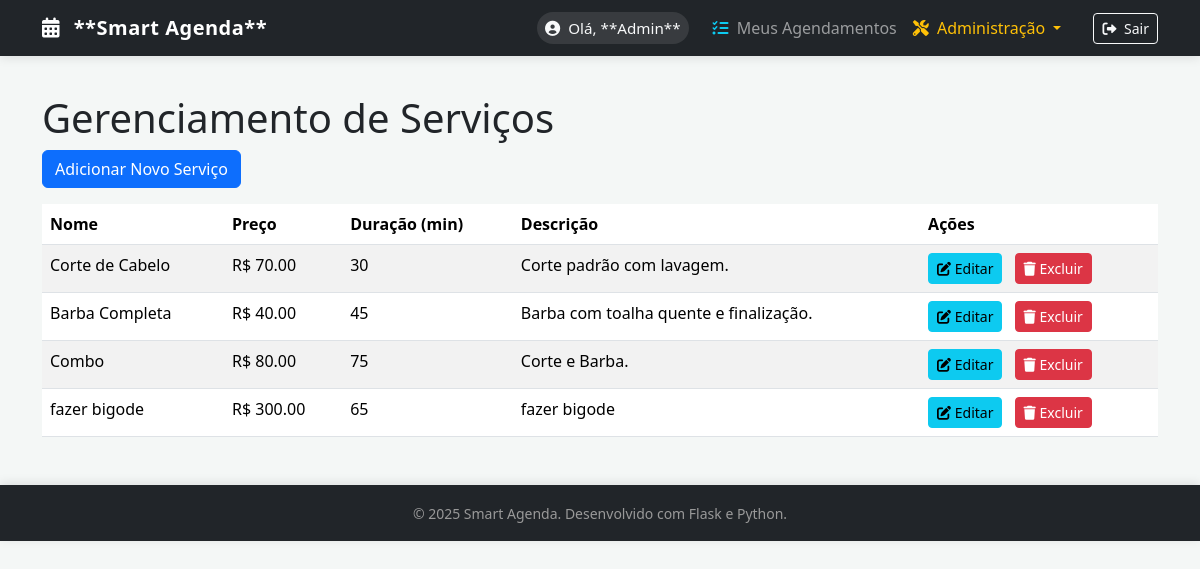
The page /services/list (signed in) on the database as committed earlier.
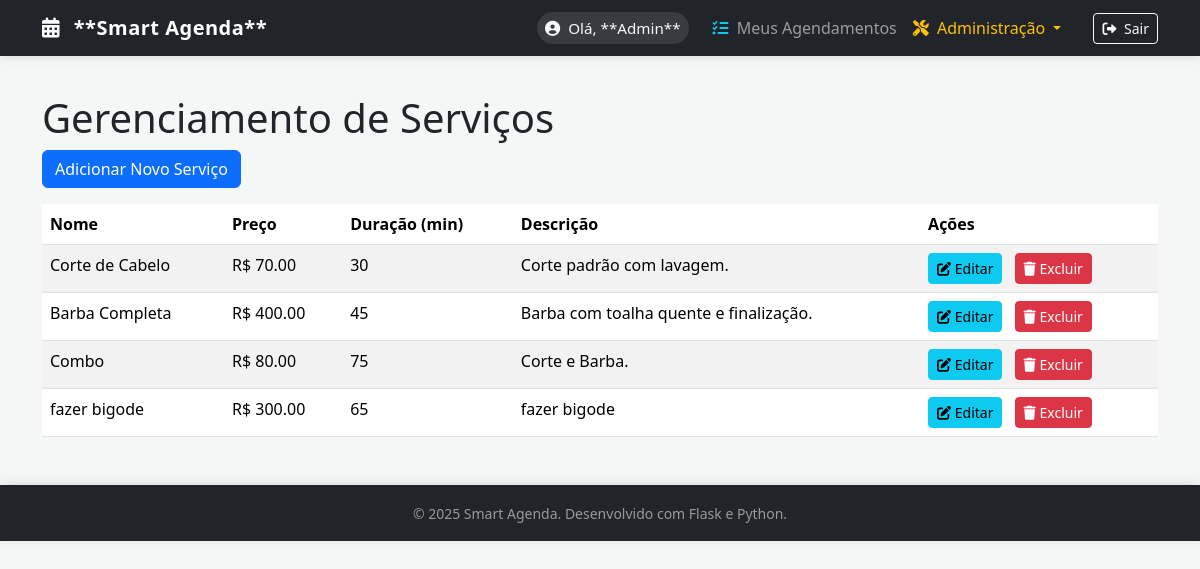
The same page on the database as committed later.
### app/models.py (models this page shows, shortened)
class Service(db.Model):
    id = db.Column(db.Integer, primary_key=True)
    nome = db.Column(db.String(100), nullable=False)
    descricao = db.Column(db.String(255))
    preco = db.Column(db.Float, nullable=False)
    duracao_minutos = db.Column(db.Integer, nullable=False)

### app/services/routes.py (the view)
@bp.route('/list')
@login_required
@admin_required
def list_services():
    services = Service.query.all()
    return render_template('services/list.html', title='Gerenciar Serviços', services=services)

### app/templates/services/list.html
{% extends "base.html" %}
{% block content %}
<h1 class="mt-4">Gerenciamento de Serviços</h1>
<p><a href="{{ url_for('services.create_service') }}" class="btn btn-primary">Adicionar Novo Serviço</a></p>
<table class="table table-striped">
    <thead>
        <tr>
            <th>Nome</th>
            <th>Preço</th>
            <th>Duração (min)</th>
            <th>Descrição</th>
            <th>Ações</th>
        </tr>
    </thead>
    <tbody>
        {% for service in services %}
        <tr>
            <td>{{ service.nome }}</td>
            <td>R$ {{ "%.2f"|format(service.preco) }}</td>
            <td>{{ service.duracao_minutos }}</td>
            <td>{{ service.descricao or 'N/A' }}</td>
            <td>
                <a href="{{ url_for('services.edit_service', service_id=service.id) }}" class="btn btn-sm btn-info me-2">
                    <i class="fas fa-edit"></i> Editar
                </a>
                <form method="POST" action="{{ url_for('services.delete_service', service_id=service.id) }}" style="display:inline;">
                    <button type="submit" class="btn btn-sm btn-danger"
                            onclick="return confirm('ATENÇÃO: Deseja realmente remover o serviço {{ service.nome }}? Esta ação é irreversível e pode exigir a remoção de agendamentos associados.');">
                        <i class="fas fa-trash"></i> Excluir
                    </button>
                </form>
            </td>
        </tr>
        {% else %}
        <tr>
            <td colspan="5">Nenhum serviço cadastrado ainda.</td>
        </tr>
        {% endfor %}
    </tbody>
</table>
{% endblock %}

Rows that differ between the two databases and show on the page:
changed Service "Barba Completa": preco "40.00" → "400.00"
